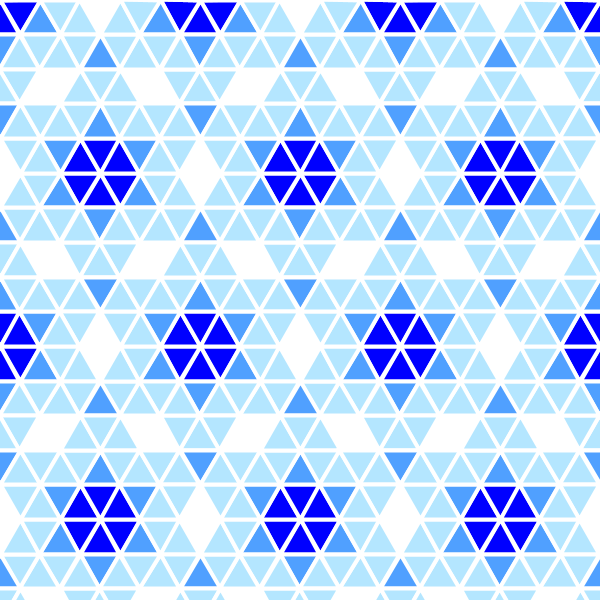
Frame 1 (no input)
Frame 2 (the mouse pressed at the canvas centre, redrawn once): identical to frame 1, image omitted

The Processing sketch that drew this single still picture (run headless with seeded random() and noise(); the mouse was pressed at the canvas centre and the sketch redrawn once):

// Processing sketch: processing_110108
// ── processing_110108.pde

//import processing.pdf.*;

float spacing;
float unitSize = 40;

void setup() {
  size (600,600);
  background(255);
  noLoop();
  
  //beginRecord(PDF, "wallpaper.pdf");
}

void draw () {
  stroke(255);
  strokeWeight(4);
  
  oneSixth one = new oneSixth();
  
  float xIncrement = 5*unitSize;
  float yIncrement = 5*unitSize*sqrt(3)/2;
  for (int y=0; y<((height/yIncrement)+1); y++){
    translate(float(y%2)*5*unitSize/2,float(y)*yIncrement);
    for (int x=0; x<((width/xIncrement)+1); x++){
      translate(float(x)*xIncrement,0);
      for (int i=0; i<6; i++){
        pushMatrix();
        rotate(float(i)/6*TWO_PI);
        one.drawIt();
        popMatrix();
      }
      translate(-float(x)*xIncrement,0);
    }
    translate(-float(y%2)*5*unitSize/2,-float(y)*yIncrement);
  }
  
  //endRecord();
}

class oneSixth {
 void drawIt() {
  fill(0,0,255);
  beginShape();
  vertex(0,0);
  vertex(unitSize/2,unitSize*sqrt(3)/2);
  vertex(unitSize,0);
  endShape(CLOSE);
  
  fill(80,160,255);
  beginShape();
  vertex(unitSize,0);
  vertex(3*unitSize/2,unitSize*sqrt(3)/2);
  vertex(unitSize/2,unitSize*sqrt(3)/2);
  endShape(CLOSE);

  pushMatrix();
  translate(3*unitSize/2,unitSize*sqrt(3)/2);
  beginShape();
  vertex(unitSize,0);
  vertex(3*unitSize/2,unitSize*sqrt(3)/2);
  vertex(unitSize/2,unitSize*sqrt(3)/2);
  endShape(CLOSE);
  popMatrix();
  
  fill(180,230,255);
  for (int a=0; a<5; a++){
    pushMatrix();
    translate(3*unitSize/2, unitSize*sqrt(3)/2);
    rotate((float(a)/6)*TWO_PI);
    beginShape();
    vertex(-unitSize/2,-unitSize*sqrt(3)/2);
    vertex(0,0);
    vertex(unitSize/2,-unitSize*sqrt(3)/2);
    endShape(CLOSE);
    popMatrix();
  }
 }
}
